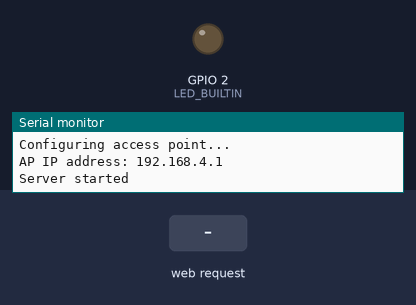
The sketch below on a simulated ESP32. Shown: output pins drawn as LEDs (lit = HIGH), the last lines printed to the serial monitor. The inputs (shaded band) are chosen by the test bench.

Above: at 1.2 s.
1.3 s: HTTP request GET /H received
At 2.2 s:
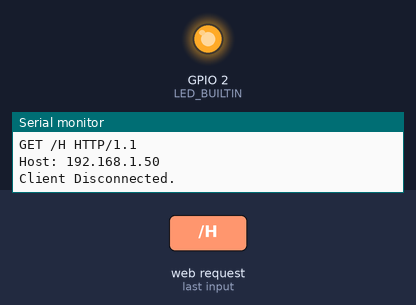
2.8 s: HTTP request GET /L received
At 3.3 s:
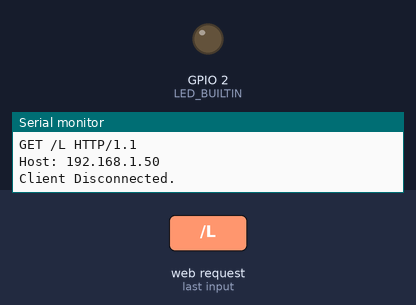
Timing chart, 0 to 5.8 s (numbered marks = the images above; inputs shaded):
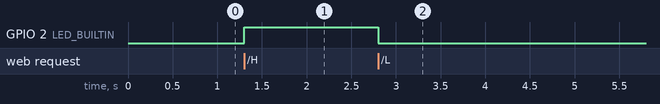

The sketch:

WiFiAccessPoint.ino
```cpp
/*
  WiFiAccessPoint.ino creates a WiFi access point and provides a web server on it.

  Steps:
  1. Connect to the access point "GET"
  2. Point your web browser to http://192.168.4.1/H to turn the LED on or http://192.168.4.1/L to turn it off
     OR
     Run raw TCP "GET /H" and "GET /L" on PuTTY terminal with 192.168.4.1 as IP address and 80 as port

  Created for arduino-esp32 on 04 July, 2018
  by Elochukwu Ifediora (fedy0)
*/

#include <WiFi.h>
#include <WiFiClient.h>
#include <WiFiAP.h>

#define LED_BUILTIN 2   // Set the GPIO pin where you connected your test LED or comment this line out if your dev board has a built-in LED

// Set these to your desired credentials.
const char *ssid = "GET";
//const char *password = "good";

WiFiServer server(80);

// Game code inspo from https://github.com/Beat0154/easiest-game-ever/tree/master

const char* HTML = R"(<!DOCTYPE html>
<html lang='en' onclick='jump()'>
<head>
    <meta charset='UTF-8'>
    <title>Jump Game</title>
</head>
<body>
    <div class='game'>
        <div id='character'></div>
        <div id='block'></div>
    </div>
    <p>Score: <span id='scoreSpan'></span></p>
</body>
</html>)";

const char* SCRIPT = R"(<script>var character = document.getElementById("character");
var block = document.getElementById("block");
var counter=0;
function jump(){
    if(character.classList == "animate"){return}
    character.classList.add("animate");
    setTimeout(function(){
        character.classList.remove("animate");
    },300);
}
var checkDead = setInterval(function() {
    let characterTop = parseInt(window.getComputedStyle(character).getPropertyValue("top"));
    let blockLeft = parseInt(window.getComputedStyle(block).getPropertyValue("left"));
    if(blockLeft<20 && blockLeft>-20 && characterTop>=130){
        block.style.animation = "none";
        alert("Game Over. score: "+Math.floor(counter/100));
        counter=0;
        block.style.animation = "block 1s infinite linear";
    }else{
        counter++;
        document.getElementById("scoreSpan").innerHTML = Math.floor(counter/100);
    }
}, 10);</script>)";

const char* CSS = R"(<style>*{
    padding: 0;
    margin: 0;
    overflow-x: hidden;
}
.game{
    width: 500px;
    height: 200px;
    border: 1px solid black;
    margin: auto;
}
#character{
    width: 20px;
    height: 50px;
    background-color: red;
    position:relative;
    top: 150px;
}
.animate{
    animation: jump 0.3s linear;
}
@keyframes jump{
    0%{top: 150px;}
    30%{top: 100px;}
    70%{top: 100px;}
    100%{top: 150px;}
}

#block{
    background-color: blue;
    width: 20px;
    height: 20px;
    position: relative;
    top: 130px;
    left: 500px;
    animation: block 1s infinite linear;
}
@keyframes block{
    0%{left: 500px}
    100%{left: -20px}
}
p{
    text-align: center;
}</style>)";


void setup() {
  pinMode(LED_BUILTIN, OUTPUT);

  Serial.begin(115200);
  Serial.println();
  Serial.println("Configuring access point...");

  // You can remove the password parameter if you want the AP to be open.
//  WiFi.softAP(ssid, password);
  WiFi.softAP(ssid);
  IPAddress myIP = WiFi.softAPIP();
  Serial.print("AP IP address: ");
  Serial.println(myIP);
  server.begin();

  Serial.println("Server started");
}

void loop() {
  WiFiClient client = server.available();   // listen for incoming clients

  if (client) {                             // if you get a client,
    Serial.println("New Client.");           // print a message out the serial port
    String currentLine = "";                // make a String to hold incoming data from the client
    while (client.connected()) {            // loop while the client's connected
      if (client.available()) {             // if there's bytes to read from the client,
        char c = client.read();             // read a byte, then
        Serial.write(c);                    // print it out the serial monitor
        if (c == '\n') {                    // if the byte is a newline character

          // if the current line is blank, you got two newline characters in a row.
          // that's the end of the client HTTP request, so send a response:
          if (currentLine.length() == 0) {
            // HTTP headers always start with a response code (e.g. HTTP/1.1 200 OK)
            // and a content-type so the client knows what's coming, then a blank line:
            client.println("HTTP/1.1 200 OK");
            client.println("Content-type:text/html");
            client.println();

            // the content of the HTTP response follows the header:
//            client.print("Click <a href=\"/H\">here</a> to turn ON the LED.<br>");
//            client.print("Click <a href=\"/L\">here</a> to turn OFF the LED.<br>");
//            client.print("<script>alert('hello');</script>");
              client.print(HTML);
              client.print(CSS);
              client.print(SCRIPT);

            // The HTTP response ends with another blank line:
            client.println();
            // break out of the while loop:
            break;
          } else {    // if you got a newline, then clear currentLine:
            currentLine = "";
          }
        } else if (c != '\r') {  // if you got anything else but a carriage return character,
          currentLine += c;      // add it to the end of the currentLine
        }

        // Check to see if the client request was "GET /H" or "GET /L":
        if (currentLine.endsWith("GET /H")) {
          digitalWrite(LED_BUILTIN, HIGH);               // GET /H turns the LED on
        }
        if (currentLine.endsWith("GET /L")) {
          digitalWrite(LED_BUILTIN, LOW);                // GET /L turns the LED off
        }
      }
    }
    // close the connection:
    client.stop();
    Serial.println("Client Disconnected.");
  }
}
```

Measured:
- after the input at 1.3 s, GPIO 2 (LED_BUILTIN): LOW → HIGH at once
- after the input at 2.8 s, GPIO 2 (LED_BUILTIN): HIGH → LOW at once
